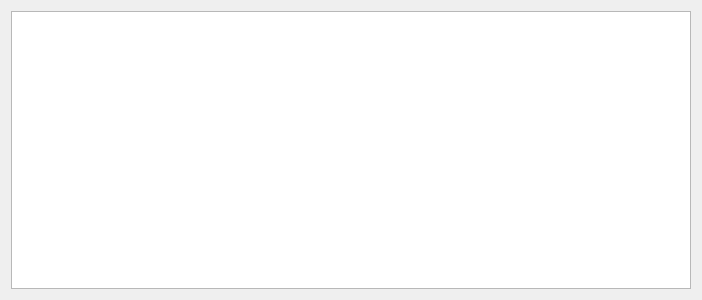
<?xml version="1.0" encoding="UTF-8"?>
<ui version="4.0">
 <class>recentfiles</class>
 <widget class="QWidget" name="recentfiles">
  <property name="geometry">
   <rect>
    <x>0</x>
    <y>0</y>
    <width>702</width>
    <height>300</height>
   </rect>
  </property>
  <property name="windowTitle">
   <string>recentfiles</string>
  </property>
  <layout class="QHBoxLayout" name="horizontalLayout">
   <item>
    <layout class="QVBoxLayout" name="verticalLayout">
     <item>
      <widget class="QListWidget" name="PathListWidget"/>
     </item>
    </layout>
   </item>
  </layout>
 </widget>
 <resources/>
 <connections/>
</ui>
